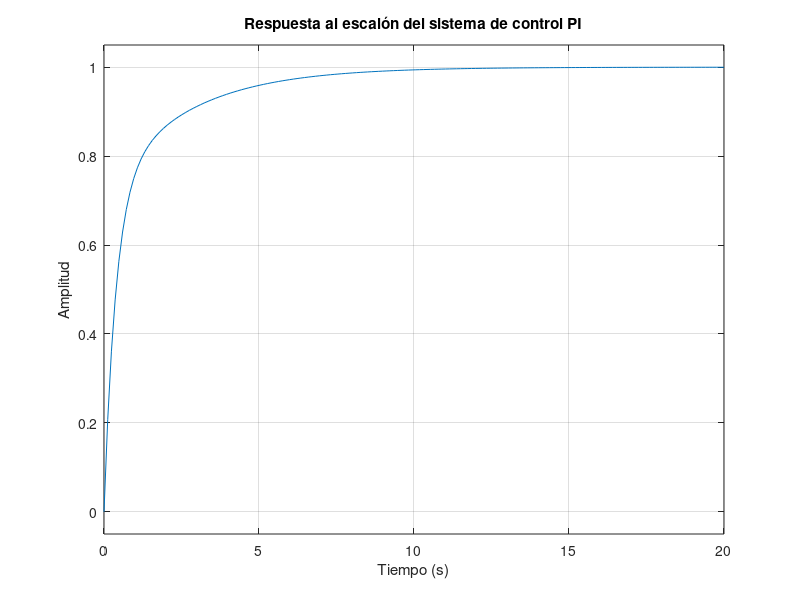

The MATLAB script that drew this image:
%%  ITESS-TICS
%%  29 - Mayo - 2026
%%  MATEMÁTICAS APLICADAS A COMUNICACIONES
%%  Docente: Dr. Motecillo Puente Francisco Javier
%%  Alumno: Flores Torres Miguel Angel TI-401
%%  Matricula: TI24110044
%%  Tema 3 - 4
%%
%%  Descripción: Simulación de respuesta para un control PI

pkg load control

% Definir la planta (ejemplo: sistema de primer orden)
% G(s) = 1 / (s + 1)
numG = 1;
denG = [1 1];
G = tf(numG, denG);

% Parámetros del controlador PI
Kp = 2;   % Ganancia proporcional
Ki = 1;   % Ganancia integral

% Controlador PI: C(s) = Kp + Ki/s
numC = [Kp, Ki];   % Numerador de C(s) = Kp + Ki/s  -> (Kp*s + Ki)/s
denC = [1, 0];     % Denominador: s
C = tf(numC, denC);

% Sistema en lazo cerrado
% T(s) = (C * G) / (1 + C * G)
T = feedback(C * G, 1);

% Graficar la respuesta al escalón
figure;
step(T);
grid on;
title('Respuesta al escalón del sistema de control PI');
xlabel('Tiempo (s)');
ylabel('Amplitud');

% Mostrar información del sistema
disp('Controlador PI:');
disp(C);
disp('Planta:');
disp(G);
disp('Sistema en lazo cerrado:');
disp(T);
